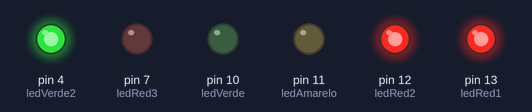
The sketch below on a simulated Arduino Uno, built with avr-gcc and run on an emulated ATmega328P. Parts: output pins drawn as LEDs (lit = HIGH).

Above: at 1.0 s.
At 3.0 s:
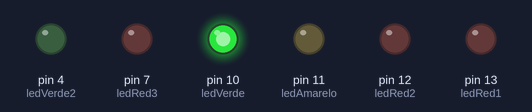
At 5.0 s:
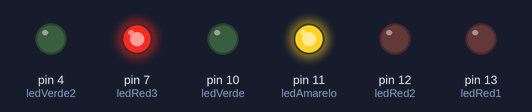
Timing chart, 0 to 7.8 s (numbered marks = the images above):
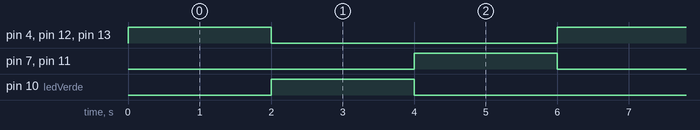

Measured:
- by itself, pin 4 (ledVerde2), pin 7 (ledRed3), pin 10 (ledVerde), pin 11 (ledAmarelo), pin 12 (ledRed2), pin 13 (ledRed1): alternates HIGH for 2.0 s and LOW for 4.0 s
- by itself, everything shown: repeats every 6.0 s, in 3 steps

The sketch:

Semaforo_Composto.ino
```cpp
//semaforo 1
int ledRed1 =13;
int ledRed2 =12;
int ledAmarelo =11;
int ledVerde =10;
//semaforo2
int ledRed3 =7;
int ledRed4 =6;
int ledAmarelo2 =5;
int ledVerde2 =4;
//TEMPO DOS LEDS
int tempoV =2000;
int tempoA =2100;

void setup()
{
  //semaforo1
  pinMode(ledRed1, OUTPUT);
  pinMode(ledRed2, OUTPUT);
  pinMode(ledAmarelo, OUTPUT);
  pinMode(ledVerde, OUTPUT);
  //semaforo2
  pinMode(ledRed2, OUTPUT);
  pinMode(ledRed3, OUTPUT);
  pinMode(ledVerde2, OUTPUT);
}

void loop()
{

  //led vermelho1, vermelho2 e verde2 ligado
  digitalWrite(ledRed1, 1);
  digitalWrite(ledRed2, 1);
  digitalWrite(ledRed3, 0);
  digitalWrite(ledRed4, 0);
  digitalWrite(ledAmarelo, 0);
  digitalWrite(ledAmarelo2, 0);
  digitalWrite(ledVerde, 0);
  digitalWrite(ledVerde2, 1);
  delay(tempoV); //Tempo do LED VERMELHO

  //led amarelo2 e verde ligado
  digitalWrite(ledRed1, 0);
  digitalWrite(ledRed2, 0);
  digitalWrite(ledRed3, 0);
  digitalWrite(ledRed4, 0);
  digitalWrite(ledAmarelo, 0);
  digitalWrite(ledAmarelo2,1);
  digitalWrite(ledVerde, 1);
  digitalWrite(ledVerde2, 0);
  delay(tempoV); //Tempo do LED VERMELHO

  //led amarelo1, vermelho3 e vermelho4 ligado
  digitalWrite(ledRed1, 0);
  digitalWrite(ledRed2, 0);
  digitalWrite(ledRed3, 1);
  digitalWrite(ledRed4, 1);
  digitalWrite(ledAmarelo, 1);
  digitalWrite(ledAmarelo2,0);
  digitalWrite(ledVerde, 0);
  digitalWrite(ledVerde2, 0);
  delay(tempoV); //Tempo do LED VERMELHO


}//id Loop
```
